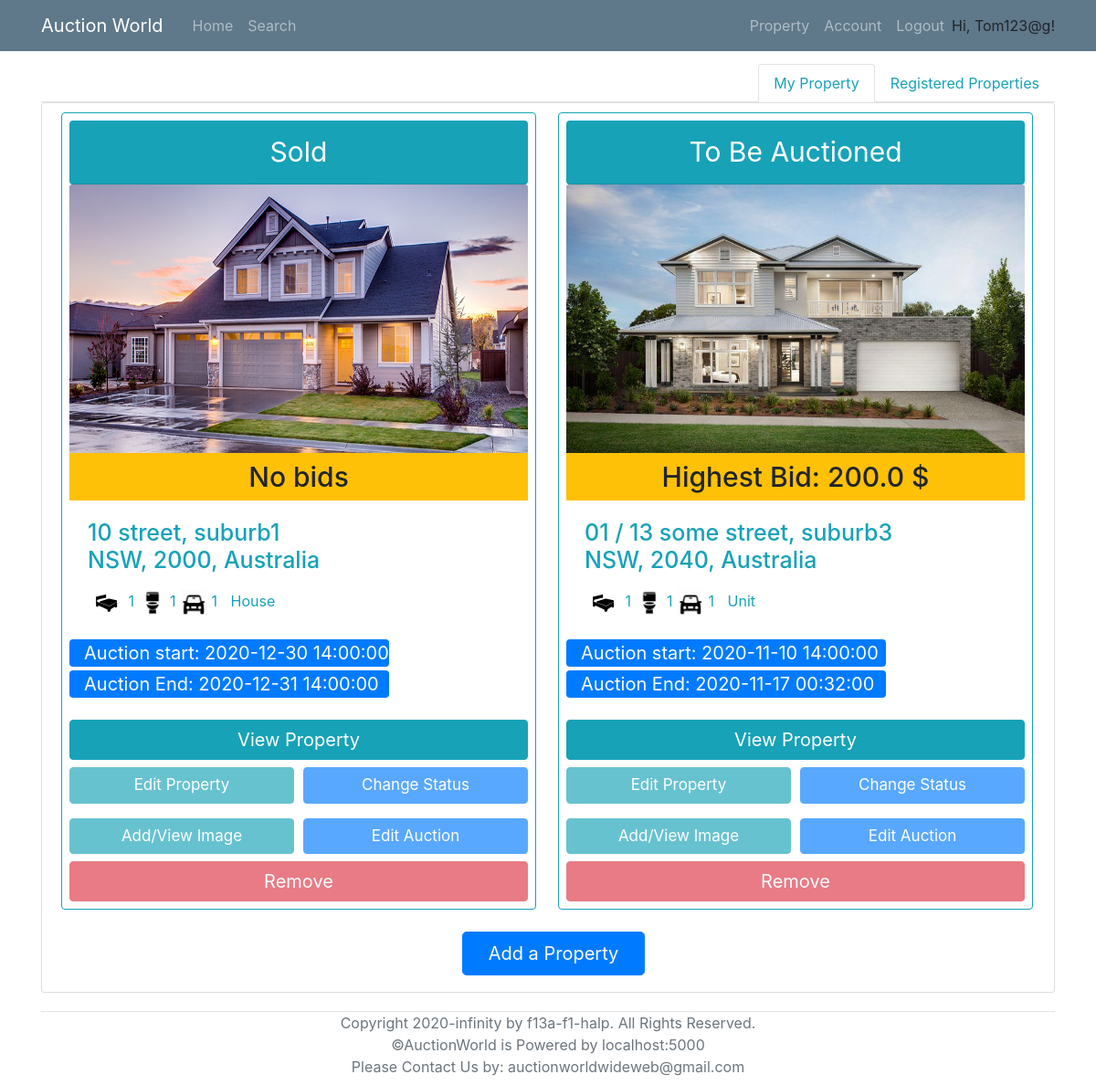
Page /property (signed in) on the earlier database version.
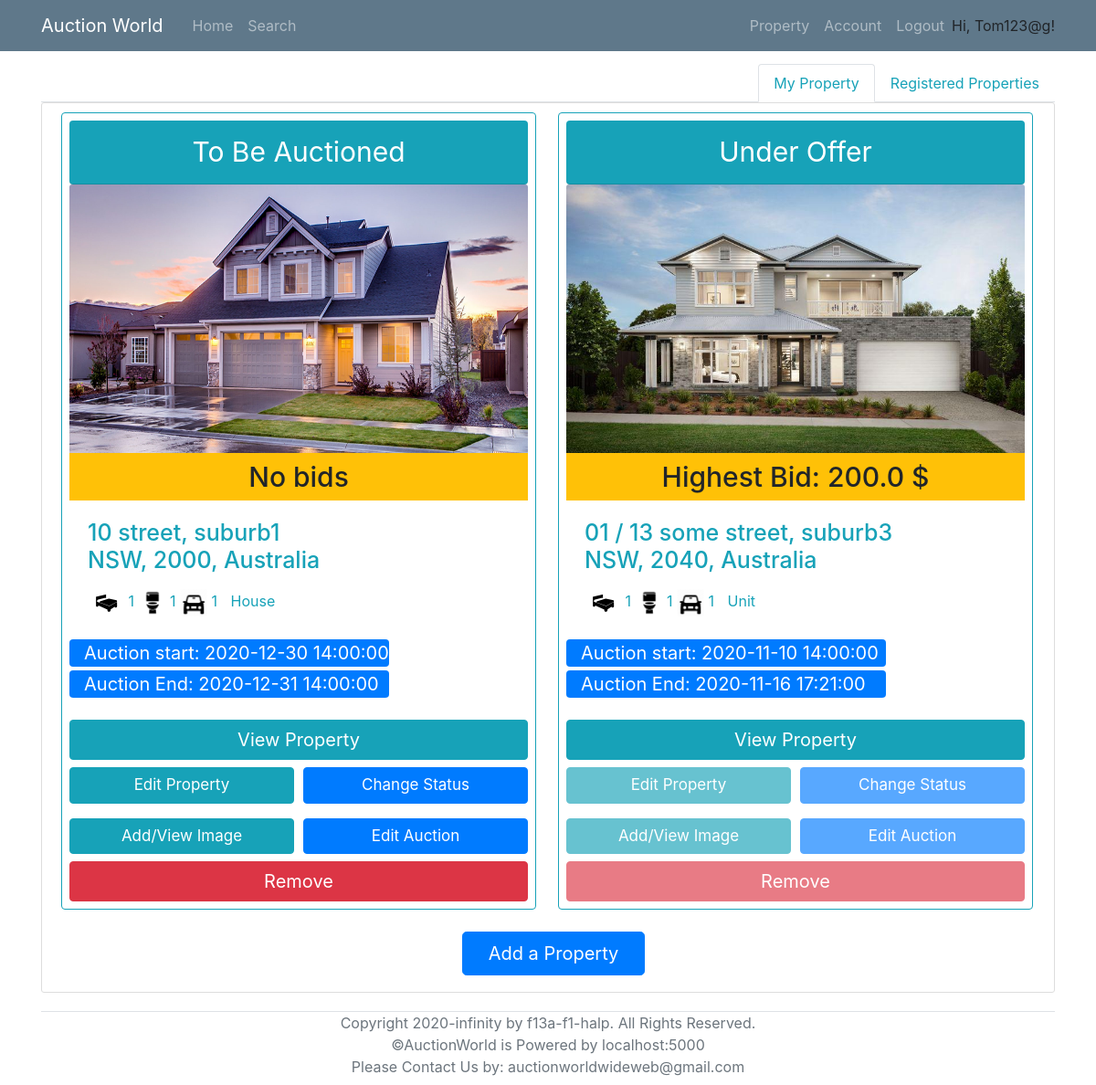
Same page on the later database version.
### models.py (models this page shows, shortened)
class Property(db.Model):
    __tablename__ = 'Property'
    id = db.Column(db.Integer, primary_key = True)
    property_type = db.Column(db.String)
    add_unit = db.Column(db.String(100))
    add_num = db.Column(db.String(100))
    add_name = db.Column(db.String(100))
    add_suburb = db.Column(db.String(100))
    add_state = db.Column(db.String(3))
    add_pc = db.Column(db.String(4))
    num_bedrooms = db.Column(db.Integer)
    num_parking = db.Column(db.Integer)
    num_bathrooms = db.Column(db.Integer)
    parking_features = db.Column(db.String)
    building_size = db.Column(db.Integer)
    land_size = db.Column(db.Integer)
    inspection_date = db.Column(db.DateTime)
    description = db.Column(db.String(2000))
    year_built = db.Column(db.Integer)
    status = db.Column(db.String)
    seller = db.Column(db.Integer, db.ForeignKey('User.id'))
    auctionId = db.relationship('AuctionDetails', backref='Property', uselist=False)
    photo_collection = db.relationship('Photos', backref='Property', lazy='dynamic')
    registeredBidders = db.relationship('User',secondary=lambda: RegisteredAssociation.__table__, backref="RegisteredProperties")

class AuctionDetails(db.Model):
    __tablename__ = 'AuctionDetails'
    id = db.Column(db.Integer, primary_key=True)
    AuctionStart = db.Column(db.DateTime, nullable=False)
    AuctionEnd = db.Column(db.DateTime, nullable=False)
    ReservePrice = db.Column(db.Float, nullable=False)
    MinBiddingGap = db.Column(db.Float, nullable=False)
    PropertyID = db.Column(db.String, db.ForeignKey('Property.id'), unique=True, nullable=False)
    SellerID = db.Column(db.Integer, db.ForeignKey('User.id'), nullable=False)

class Photos(db.Model):
    __tablename__ = 'Photos'
    id = db.Column(db.Integer, primary_key = True)
    photo = db.Column(db.String)
    property_id = db.Column(db.Integer, db.ForeignKey('Property.id'))

### routes.py (the view)
@app.route("/property")
@login_required
def property_list():
    my_properties = db.session.query(Property,AuctionDetails,func.max(Bid.Amount).label('highestBid'))\
                        .filter(Property.seller==current_user.id)\
                        .outerjoin(AuctionDetails, AuctionDetails.PropertyID==Property.id)\
                        .outerjoin(Bid, Bid.AuctionID == AuctionDetails.id)\
                        .group_by(Property.id)
    if my_properties.count() == 0:
        my_properties=None
    propertiesID_registered=RegisteredAssociation.query.filter_by(RegisteredBidderID=current_user.id).all()
    registeredID_list = [ i.PropertyID for i in propertiesID_registered ]
    if len(registeredID_list) == 0:
        registered_properties =None
    else:
        registered_properties = db.session.query(Property,AuctionDetails,func.max(Bid.Amount).label('highestBid'))\
                                .filter(Property.id.in_(registeredID_list))\
                                .outerjoin(AuctionDetails, AuctionDetails.PropertyID==Property.id)\
                                .outerjoin(Bid, Bid.AuctionID == AuctionDetails.id)\
                                .group_by(Property.id)
    time_shift_1hr = datetime.now() + timedelta(hours=1)
    Onehr=timedelta(hours=1)
    return render_template('property.html', properties = my_properties,registered_properties=registered_properties, now_date = time_shift_1hr, Onehr=Onehr)

### models.py (called while the page is built)
@login_manager.user_loader
def load_user(id):
    return User.query.get(id)

### templates/property.html (shortened to what the changed rows need)
{% extends "base.html" %}
{% block content %}
<div class="tab-content" id="nav-tabContent">
    <div class="tab-pane fade show active" id="nav-home" role="tabpanel" aria-labelledby="nav-home-tab">
        <div class="content-section">
            {% if not properties %}
            <div style="width:100%; text-align: center;">
				<h1 class="text-info">No properties found. Add one now!</h1>
			</div>
            {% else %}
            <div class="row col-xl-15">
                {% for (p,a,b) in properties %}
                    <div class="card border-info p-2 col-md-3.8 ml-3 mr-2 mb-3" style="width: 520px;">
                        <div class="card-header rounded text-center bg-info text-white" style="font-size: 30px;">
                            {% if p.status == "auction" %}
                                To Be Auctioned
                            {% elif p.status == "sold" %}
                                Sold
                            {% else %}
                                Under Offer
                            {% endif %}
                        </div>
                        {% if not p.photo_collection.all() %}
                            <img class="card-img-top" src="/static/propertyImage/Sample.jpg" alt="Card image cap" style="width:502px; height: 300px;" >
                        {% else %}
                            <img class="card-img-top" src="/static/propertyImage/{{p.photo_collection.first().photo}}" alt="Card image cap" style="width:502px; height: 300px;" >
                        {% endif %}
                        <h6 class="card-subtitle pt-2 pb-2 text-center bg-warning" style="font-size: 30px;" >
                            {% if b:%}
                                Highest Bid: {{b}} $
                            {% else %}
                                No bids
                            {% endif%}
                        </h6>
                        <div class="card-body text-info">
                            <h4 class="card-title" style="font-size: 25px;">
                                {% if p.add_unit %}
                                    {{p.add_unit}} /
                                {% endif %}
                                {{p.add_num}} {{p.add_name}}, {{p.add_suburb}} <br> {{p.add_state}}, {{p.add_pc}}, Australia
                            </h4>
                            <p class="card-text">
                                <span><img src="/static/icons/bedicon.png" alt="Card image cap" style="width:40px; height: 40px;"> {{p.num_bedrooms}}</span>
                                <span><img src="/static/icons/restroom.png" alt="Card image cap" style="width:30px; height: 30px;"> {{p.num_bathrooms}}</span>
                                <span><img src="/static/icons/car.png" alt="Card image cap" style="width:30px; height: 30px;"> {{p.num_parking}}</span>
                                <span style="margin-top: 7px; margin-left: 10px;">{{p.property_type}}</span>
                            </p>
                        </div>
                        {% if a.AuctionStart and a.AuctionEnd %}
                        <div class="mb-2" style="font-size: 20px; width: 350px;">
                            <p class="bg-primary text-white rounded pl-3  mb-1"> Auction start: {{a.AuctionStart}} </p>
                            <p class="bg-primary text-white rounded pl-3 "> Auction End:   {{a.AuctionEnd}} </p>
                        </div>
                        {% else%}
                            <div style="height: 79.2px;width: 350px;">
                                <p class="bg-secondary text-white rounded pl-3  mb-1" style="font-size: 35px;">No Auction Details</p>
                            </div>
                        {% endif %}
                        <a href="{{ url_for('viewProperty', property_id = p.id) }}">
                            <button class='btn btn-info text-white mr-2 ' style="width: 100%; font-size: 20px;" type='submit'>View Property</button>
                        </a>
                        {% if a %}
                            {% if (now_date >= a.AuctionStart and a.AuctionEnd >= (now_date-Onehr)) or now_date > p.inspection_date or p.status=='sold' %}
                                <div class="mt-2 mb-2">
                                    <span><a href="{{ url_for('edit_property', p_id = p.id) }}"><button class='btn btn-info text-white' style="width: 49%; font-size: 17px;" type='submit' disabled>Edit Property</button></a></span>
                                    <span><a href="{{ url_for('change_status', p_id = p.id) }}"><button class='btn btn-primary text-white' style="width: 49%; font-size: 17px; float: right;" type='submit' disabled>Change Status</button></a></span>
                                </div>
                                <div class="mt-2 mb-2">
                                    <span><a href="{{ url_for('property_image', p_id = p.id) }}"><button class='btn btn-info text-white' style="width: 49%; font-size: 17px;" type='submit' disabled>Add/View Image</button></a></span>
                                    <span><a href="{{ url_for('createAuction', PropertyID = p.id) }}"><button class='btn btn-primary text-white ' style="width: 49%; font-size: 17px;  float: right;"  type='submit' disabled>Edit Auction</button></a></span>
                                </div>
                                <a href="{{ url_for('remove_property', p_id = p.id) }}" onclick = "{if (confirm ( 'Are you sure?')) {this. document.formname.submit (); return true;} return false;} "><button class='btn btn-danger'  style="width: 100%; font-size: 20px;" type='submit' disabled>Remove</button></a>
                            {% else %}
                                <div class="mt-2 mb-2">
                                    <span><a href="{{ url_for('edit_property', p_id = p.id) }}"><button class='btn btn-info text-white' style="width: 49%; font-size: 17px;" type='submit' >Edit Property</button></a></span>
                                    <span><a href="{{ url_for('change_status', p_id = p.id) }}"><button class='btn btn-primary text-white' style="width: 49%; font-size: 17px; float: right;" type='submit' >Change Status</button></a></span>
                                </div>
                                <div class="mt-2 mb-2">
                                    <span><a href="{{ url_for('property_image', p_id = p.id) }}"><button class='btn btn-info text-white' style="width: 49%; font-size: 17px;" type='submit' >Add/View Image</button></a></span>
                                    <span><a href="{{ url_for('createAuction', PropertyID = p.id) }}"><button class='btn btn-primary text-white ' style="width: 49%; font-size: 17px;  float: right;"  type='submit' >Edit Auction</button></a></span>
                                </div>
                                <a href="{{ url_for('remove_property', p_id = p.id) }}" onclick = "{if (confirm ( 'Are you sure?')) {this. document.formname.submit (); return true;} return false;} "><button class='btn btn-danger'  style="width: 100%; font-size: 20px;" type='submit'>Remove</button></a>
                            {% endif %}
                        {% endif %}
                    </div>
                {% endfor %}
            </div>
            {% endif %}
        </div>
    </div>
</div>
{% endblock %}

Differences in the rows shown:
changed Property "street": status "Sold" → "To Be Auctioned"
changed Property "some street": AuctionEnd "2020-11-17 00:32:00" → "2020-11-16 17:21:00"; status "To Be Auctioned" → "Under Offer"
